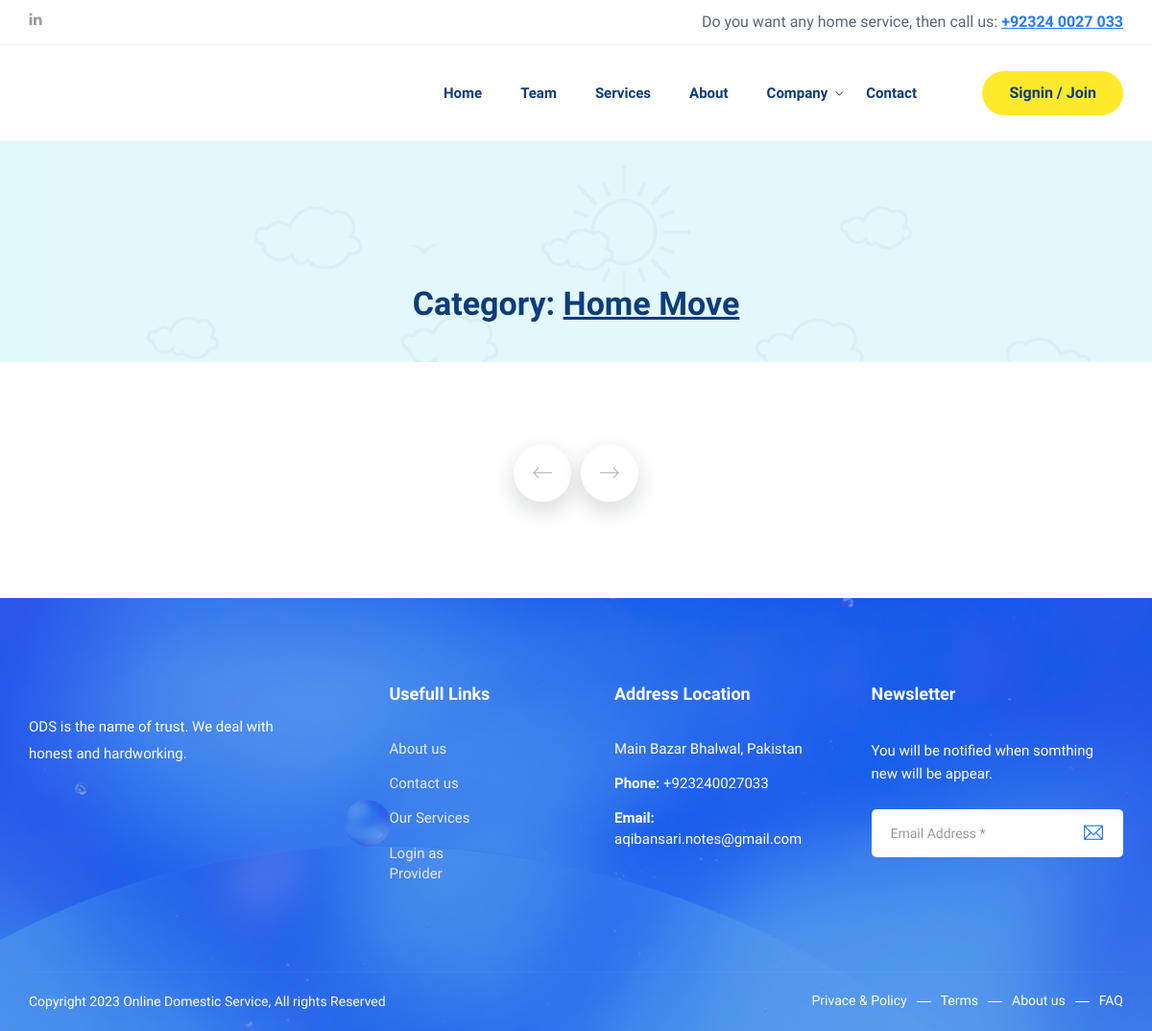
Page /service-list.php?category=2 on the committed database.
### tables this page shows
CREATE TABLE `tbl_categories` (
  `cat_id` int(11) NOT NULL,
  `cat_name` varchar(50) NOT NULL DEFAULT '',
  `cat_icon` varchar(255) NOT NULL DEFAULT '',
  `cat_status` varchar(50) NOT NULL DEFAULT '',
  `created_at` varchar(50) NOT NULL DEFAULT ''
);

CREATE TABLE `tbl_settings` (
  `id` int(10) NOT NULL,
  `site_title` varchar(255) NOT NULL,
  `site_footer` varchar(255) NOT NULL,
  `web_phone` varchar(255) NOT NULL,
  `web_email` varchar(255) NOT NULL,
  `web_address_location` varchar(255) NOT NULL,
  `web_currency` varchar(10) NOT NULL,
  `dollar_exchange_rate` varchar(10) NOT NULL,
  `g_recaptcha_site_key` varchar(255) DEFAULT NULL,
  `g_recaptcha_secret_key` varchar(255) DEFAULT NULL,
  `g_recaptcha_status` varchar(10) DEFAULT NULL
);

### admin/config.php (called while the page is built, shortened)
<?php
$dbhost = 'localhost';
$dbname = 'fyp';
$dbuser = 'root';
$dbpass = '';
try {
	$pdo = new PDO("mysql:host={$dbhost};dbname={$dbname}", $dbuser, $dbpass);
	$pdo->setAttribute(PDO::ATTR_ERRMODE, PDO::ERRMODE_EXCEPTION);
}
catch( PDOException $exception ) {
	echo "Connection Error: " . $exception->getMessage();
	die();
}
$setting_statement = $pdo->prepare('SELECT * FROM tbl_settings');
$setting_statement->execute();
$setting_statement_results = $setting_statement->fetch();
?>

### autoloader.php (called while the page is built, shortened)
<?php
include 'admin/config.php';
?>

### header.php (called while the page is built, shortened)
<?php
include 'autoloader.php';
?>
<?php include 'top_menu.php'; ?>

### service-list.php (the view, shortened to what this page needs)
<?php include 'header.php';?>
<?php
if (isset($_REQUEST['category'])) {
    $category_id = $_REQUEST['category'];
    $cat_statement = $pdo->prepare('SELECT * FROM tbl_categories WHERE cat_id=?');
    $cat_statement->execute(array($category_id));
    $cat_statement_result = $cat_statement->fetch();
}
?>
        <section class="page-title">
            <div class="container">
                <div class="row">
                    <div class="col col-xs-12">
                        <h2>Category: <u><?php echo $cat_statement_result['cat_name'];?></u></h2>
                    </div>
                </div>
            </div>
        </section>
        <section class="recent-project-section section-padding">
            <div class="container">
                <div class="case-grids projects-slider-s2">
                </div>
            </div>
        </section>
<?php include 'footer.php'; ?>

### footer.php (shortened to what this page needs)
        <footer class="site-footer">
            <div class="upper-footer">
                <div class="container">
                    <div class="row">
                        <div class="col col-lg-3 col-md-3 col-sm-6">
                            <div class="widget about-widget">
                                <p><?php echo $setting_statement_results['site_title']; ?> is the name of trust. We deal with honest and hardworking.</p>
                            </div>
                        </div>
                        <div class="col col-lg-3 col-md-3 col-sm-6">
                            <div class="widget link-widget">
                                <div class="widget-title">
                                    <h3>Usefull Links</h3>
                                </div>
                                <ul>
                                    <li><a href="about.php">About us</a></li>
                                    <li><a href="contact.php">Contact us</a></li>
                                    <li><a href="service-list-all.php">Our Services</a></li>
                                    <li><a href="provider/login.php">Login as Provider</a></li>
                                </ul>
                            </div>
                        </div>
                        <div class="col col-lg-3 col-md-3 col-sm-6">
                            <div class="widget contact-widget service-link-widget">
                                <div class="widget-title">
                                    <h3>Address Location</h3>
                                </div>
                                <ul>
                                    <li><?php echo $setting_statement_results['web_address_location']; ?></li>
                                    <li><span>Phone:</span> <?php echo $setting_statement_results['web_phone']; ?></li>
                                    <li><span>Email:</span> <?php echo $setting_statement_results['web_email']; ?></li>
                                </ul>
                            </div>
                        </div>
                        <div class="col col-lg-3 col-md-3 col-sm-6">
                            <div class="widget newsletter-widget">
                                <div class="widget-title">
                                    <h3>Newsletter</h3>
                                </div>
                                <p>You will be notified when somthing new will be appear.</p>
                                <form method="post" action="">
                                    <div class="input-1">
                                        <input type="email" name="inputEmailAddress" class="form-control" placeholder="Email Address *" required>
                                    </div>
                                    <div class="submit clearfix">
                                        <button type="submit"  name="form_subscriber"><i class="ti-email"></i></button>
                                    </div>
                                </form>
                            </div>
                        </div>
                    </div>
                </div>
            </div>
            <div class="lower-footer">
                <div class="container">
                    <div class="row">
                        <div class="separator"></div>
                        <div class="col col-xs-12">
                            <p class="copyright"><?php echo $setting_statement_results['site_footer']; ?></p>
                            <div class="extra-link">
                                <ul>
                                    <li><a href="#">Privace & Policy</a></li>
                                    <li><a href="#">Terms</a></li>
                                    <li><a href="about.php">About us</a></li>
                                    <li><a href="faqs.php">FAQ</a></li>
                                </ul>
                            </div>
                        </div>
                    </div>
                </div>
            </div>
        </footer>
</body>
</html>

### rows in the picture
tbl_categories: cat_name "Home Move"
tbl_settings: site_title "ODS", web_address_location "Main Bazar Bhalwal, Pakistan", web_phone "+923240027033", web_email "aqibansari.notes@gmail.com", site_footer "Copyright 2023 Online Domestic Service, All rights Reserved"
